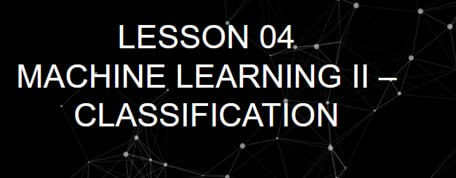
#> input picture translatorBot/imgText.jpg, 456 x 178 px
$ python -i recognizeText.py   (imports and definitions only)
#> lines starting #> are read from the running program, lines starting #| are printed output that depends on the picture
import pytesseract
from PIL import Image, ImageEnhance, ImageFilter
import os
import config

# Функция для настройки пути к Tesseract (только для Windows)
# [8 lines left out: function set_tesseract_path, not called in this run]

# Функция для обработки изображения
def process_image(image_path):
#> called with image_path = 'imgText.jpg'
    try:
        # Загрузка изображения
        image = Image.open(image_path)
#> image is the input picture: PIL image 456x178 RGB; mean R, G, B 22.6, 22.5, 22.8

        # Предобработка изображения
        image = image.convert("L")  # Преобразование в оттенки серого
#> image: PIL image 456x178 L
        image = image.filter(ImageFilter.SHARPEN)  # Повышение резкости
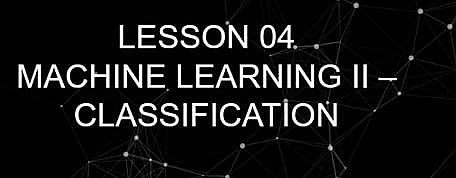
#> image: PIL image 456x178 L; min 0, max 255, mean 23

        # Опционально: улучшение контрастности
        enhancer = ImageEnhance.Contrast(image)
        image = enhancer.enhance(2.0)  # Увеличение контрастности
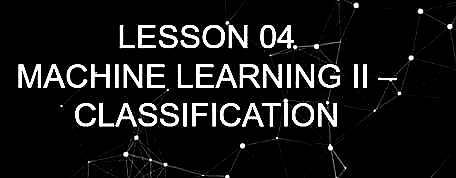
#> image: PIL image 456x178 L; min 0, max 255, mean 24.9

        return image
    except Exception as e:
        #print(f"Ошибка обработки изображения: {e}")
        return None


# Функция для распознавания текста на двух языках
# language:  "rus", "eng"
# [42 lines left out: functions recognize_text, save_text_to_file, recognize, not called in this run]

>>> result = process_image('imgText.jpg')
